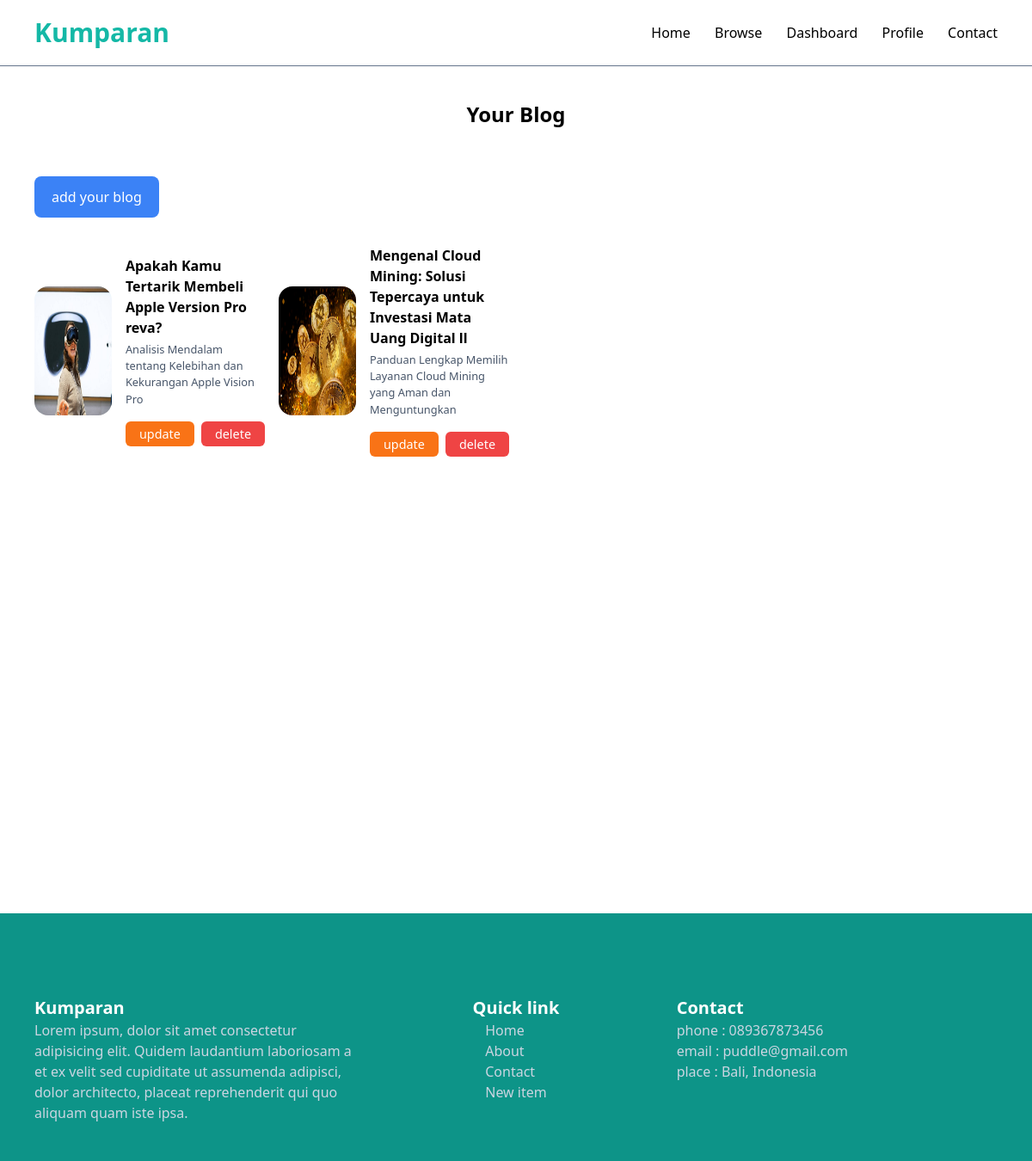
Page /dashboard/ (signed in) on the committed database.
### blog/models.py (models this page shows, shortened)
class Blogs(models.Model):
    title = models.CharField(max_length=100)
    subtitle = models.TextField()
    category = models.ForeignKey(Category, on_delete=models.CASCADE)
    content = models.TextField()
    image = models.ImageField(upload_to='images')
    create_at = models.DateTimeField(auto_now_add=True)
    create_by = models.ForeignKey(User, on_delete=models.CASCADE)

### dashboard/views.py (the view)
# urls.py: path('dashboard/', views.dashboardBlog, name="dashboard"),
@login_required
def dashboardBlog(request):
    blogs = Blogs.objects.filter(create_by = request.user)
    return render(request, 'dashboard/index.html',{
        'blogs':blogs
    })

### dashboard/templates/dashboard/index.html (shortened to what this page needs)
{% extends 'blog/index.html' %}
{% block content %}
    <h1 class="text-2xl font-semibold text-black text-center">Your Blog</h1>
    <a href="{% url 'dashboard:newblog' %}" class="text-white bg-blue-500 px-5 py-3 rounded-lg mt-14 inline-block">add your blog</a>
    <div class="grid grid-cols-4 gap-4 items-center mt-8">
        {% for blog in blogs %}
            <div class="flex gap-4 items-center">
                <div class="max-w-[170px]"><img class="w-[500px] h-[150px] rounded-2xl" src="{{blog.image.url}}" alt=""></div>
                <div class="w-3xl">
                    <h1 class="font-semibold">{{blog.title}}</h1>
                    <p class="text-[.8rem] mt-1 text-slate-600">{{blog.subtitle}}</p>
                    <div class="flex gap-2">
                        <a href="{% url 'dashboard:updateblog' blog.id %}" class="bg-orange-500 text-[.9rem] text-white px-4 py-1 rounded-md inline-block mt-4">update</a>
                        <a href="{% url 'dashboard:deleteblog' blog.id %}" class="bg-red-500 text-[.9rem] text-white px-4 py-1 rounded-md inline-block mt-4">delete</a>
                    </div>
                </div>
            </div>
        {% endfor %}
    </div>
{% endblock %}

### rows in the picture
Blogs: image (picture), title "Apakah Kamu Tertarik Membeli Apple Version Pro reva?", subtitle "Analisis Mendalam tentang Kelebihan dan Kekurangan Apple Vision Pro"
Blogs: image (picture), title "Mengenal Cloud Mining: Solusi Tepercaya untuk Investasi Mata Uang Digital ll", subtitle "Panduan Lengkap Memilih Layanan Cloud Mining yang Aman dan Menguntungkan"
